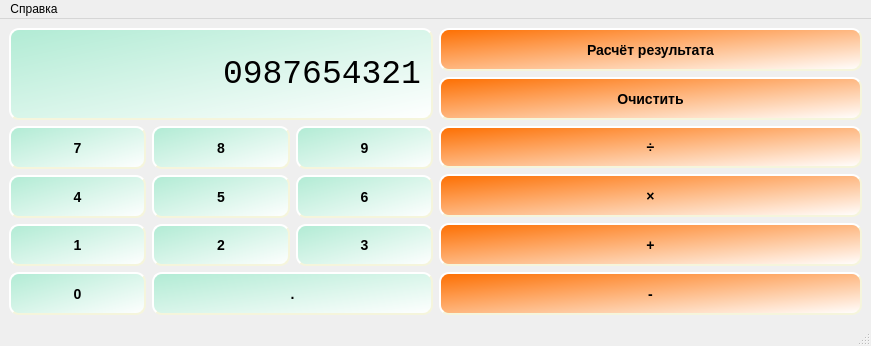
<?xml version="1.0" encoding="UTF-8"?>
<ui version="4.0">
 <class>MainWindow</class>
 <widget class="QMainWindow" name="MainWindow">
  <property name="geometry">
   <rect>
    <x>0</x>
    <y>0</y>
    <width>871</width>
    <height>346</height>
   </rect>
  </property>
  <property name="windowTitle">
   <string>Калькулятор</string>
  </property>
  <property name="windowIcon">
   <iconset>
    <normaloff>../build-Calc-Desktop_Qt_6_6_2_MinGW_64_bit-Debug/Accessories-calculator.png</normaloff>../build-Calc-Desktop_Qt_6_6_2_MinGW_64_bit-Debug/Accessories-calculator.png</iconset>
  </property>
  <property name="styleSheet">
   <string notr="true"/>
  </property>
  <widget class="QWidget" name="centralwidget">
   <layout class="QGridLayout" name="gridLayout_3">
    <item row="0" column="0">
     <layout class="QGridLayout" name="gridLayout_2">
      <item row="5" column="1">
       <widget class="QPushButton" name="ButtonMinus">
        <property name="sizePolicy">
         <sizepolicy hsizetype="Expanding" vsizetype="Expanding">
          <horstretch>0</horstretch>
          <verstretch>0</verstretch>
         </sizepolicy>
        </property>
        <property name="styleSheet">
         <string notr="true">QPushButton {
   
	background-color: qlineargradient(spread:pad, x1:0, y1:0, x2:1, y2:1, stop:0 rgba(253, 110, 0, 255), stop:1 rgba(255, 255, 255, 255));
    border-style: outset;
    border-width: 2px;
    border-radius: 10px;
    border-color: beige;
    font: bold 14px;
    min-width: 10em;
    padding: 6px;
}</string>
        </property>
        <property name="text">
         <string>-</string>
        </property>
       </widget>
      </item>
      <item row="3" column="1">
       <widget class="QPushButton" name="ButtonUmnoj">
        <property name="sizePolicy">
         <sizepolicy hsizetype="Expanding" vsizetype="Expanding">
          <horstretch>0</horstretch>
          <verstretch>0</verstretch>
         </sizepolicy>
        </property>
        <property name="styleSheet">
         <string notr="true">QPushButton {
   
	background-color: qlineargradient(spread:pad, x1:0, y1:0, x2:1, y2:1, stop:0 rgba(253, 110, 0, 255), stop:1 rgba(255, 255, 255, 255));
    border-style: outset;
    border-width: 2px;
    border-radius: 10px;
    border-color: beige;
    font: bold 14px;
    min-width: 10em;
    padding: 6px;
}</string>
        </property>
        <property name="text">
         <string>×</string>
        </property>
       </widget>
      </item>
      <item row="1" column="1">
       <widget class="QPushButton" name="ButtonClear">
        <property name="sizePolicy">
         <sizepolicy hsizetype="Expanding" vsizetype="Expanding">
          <horstretch>0</horstretch>
          <verstretch>0</verstretch>
         </sizepolicy>
        </property>
        <property name="styleSheet">
         <string notr="true">QPushButton {
   
	background-color: qlineargradient(spread:pad, x1:0, y1:0, x2:1, y2:1, stop:0 rgba(253, 110, 0, 255), stop:1 rgba(255, 255, 255, 255));
    border-style: outset;
    border-width: 2px;
    border-radius: 10px;
    border-color: beige;
    font: bold 14px;
    min-width: 10em;
    padding: 6px;
}</string>
        </property>
        <property name="text">
         <string>Очистить</string>
        </property>
       </widget>
      </item>
      <item row="2" column="1">
       <widget class="QPushButton" name="ButtonDel">
        <property name="sizePolicy">
         <sizepolicy hsizetype="Expanding" vsizetype="Expanding">
          <horstretch>0</horstretch>
          <verstretch>0</verstretch>
         </sizepolicy>
        </property>
        <property name="styleSheet">
         <string notr="true">QPushButton {
   
	background-color: qlineargradient(spread:pad, x1:0, y1:0, x2:1, y2:1, stop:0 rgba(253, 110, 0, 255), stop:1 rgba(255, 255, 255, 255));
    border-style: outset;
    border-width: 2px;
    border-radius: 10px;
    border-color: beige;
    font: bold 14px;
    min-width: 10em;
    padding: 6px;
}</string>
        </property>
        <property name="text">
         <string>÷</string>
        </property>
       </widget>
      </item>
      <item row="4" column="1">
       <widget class="QPushButton" name="ButtonPlus">
        <property name="sizePolicy">
         <sizepolicy hsizetype="Expanding" vsizetype="Expanding">
          <horstretch>0</horstretch>
          <verstretch>0</verstretch>
         </sizepolicy>
        </property>
        <property name="styleSheet">
         <string notr="true">QPushButton {
   
	background-color: qlineargradient(spread:pad, x1:0, y1:0, x2:1, y2:1, stop:0 rgba(253, 110, 0, 255), stop:1 rgba(255, 255, 255, 255));
    border-style: outset;
    border-width: 2px;
    border-radius: 10px;
    border-color: beige;
    font: bold 14px;
    min-width: 10em;
    padding: 6px;
}</string>
        </property>
        <property name="text">
         <string>+</string>
        </property>
       </widget>
      </item>
      <item row="0" column="1">
       <widget class="QPushButton" name="ButtonResult">
        <property name="sizePolicy">
         <sizepolicy hsizetype="Expanding" vsizetype="Expanding">
          <horstretch>0</horstretch>
          <verstretch>0</verstretch>
         </sizepolicy>
        </property>
        <property name="styleSheet">
         <string notr="true">QPushButton {
   
	background-color: qlineargradient(spread:pad, x1:0, y1:0, x2:1, y2:1, stop:0 rgba(253, 110, 0, 255), stop:1 rgba(255, 255, 255, 255));
    border-style: outset;
    border-width: 2px;
    border-radius: 10px;
    border-color: beige;
    font: bold 14px;
    min-width: 10em;
    padding: 6px;
}</string>
        </property>
        <property name="text">
         <string>Расчёт результата</string>
        </property>
       </widget>
      </item>
      <item row="2" column="0" rowspan="4">
       <layout class="QGridLayout" name="gridLayout">
        <item row="0" column="0">
         <widget class="QPushButton" name="Button7">
          <property name="enabled">
           <bool>true</bool>
          </property>
          <property name="sizePolicy">
           <sizepolicy hsizetype="Expanding" vsizetype="Expanding">
            <horstretch>0</horstretch>
            <verstretch>0</verstretch>
           </sizepolicy>
          </property>
          <property name="styleSheet">
           <string notr="true">QPushButton {
    
	background-color: qlineargradient(spread:pad, x1:0, y1:0, x2:1, y2:1, stop:0 rgba(177, 235, 212, 255), stop:1 rgba(255, 255, 255, 255));
    border-style: outset;
    border-width: 2px;
    border-radius: 10px;
    border-color: beige;
    font: bold 14px;
    min-width: 10em;
    padding: 6px;
}</string>
          </property>
          <property name="text">
           <string>7</string>
          </property>
         </widget>
        </item>
        <item row="0" column="1">
         <widget class="QPushButton" name="Button8">
          <property name="sizePolicy">
           <sizepolicy hsizetype="Expanding" vsizetype="Expanding">
            <horstretch>0</horstretch>
            <verstretch>0</verstretch>
           </sizepolicy>
          </property>
          <property name="styleSheet">
           <string notr="true">QPushButton {
    
	background-color: qlineargradient(spread:pad, x1:0, y1:0, x2:1, y2:1, stop:0 rgba(177, 235, 212, 255), stop:1 rgba(255, 255, 255, 255));
    border-style: outset;
    border-width: 2px;
    border-radius: 10px;
    border-color: beige;
    font: bold 14px;
    min-width: 10em;
    padding: 6px;
}</string>
          </property>
          <property name="text">
           <string>8</string>
          </property>
         </widget>
        </item>
        <item row="0" column="2">
         <widget class="QPushButton" name="Button9">
          <property name="sizePolicy">
           <sizepolicy hsizetype="Expanding" vsizetype="Expanding">
            <horstretch>0</horstretch>
            <verstretch>0</verstretch>
           </sizepolicy>
          </property>
          <property name="styleSheet">
           <string notr="true">QPushButton {
    
	background-color: qlineargradient(spread:pad, x1:0, y1:0, x2:1, y2:1, stop:0 rgba(177, 235, 212, 255), stop:1 rgba(255, 255, 255, 255));
    border-style: outset;
    border-width: 2px;
    border-radius: 10px;
    border-color: beige;
    font: bold 14px;
    min-width: 10em;
    padding: 6px;
}</string>
          </property>
          <property name="text">
           <string>9</string>
          </property>
         </widget>
        </item>
        <item row="1" column="0">
         <widget class="QPushButton" name="Button4">
          <property name="sizePolicy">
           <sizepolicy hsizetype="Expanding" vsizetype="Expanding">
            <horstretch>0</horstretch>
            <verstretch>0</verstretch>
           </sizepolicy>
          </property>
          <property name="styleSheet">
           <string notr="true">QPushButton {
    
	background-color: qlineargradient(spread:pad, x1:0, y1:0, x2:1, y2:1, stop:0 rgba(177, 235, 212, 255), stop:1 rgba(255, 255, 255, 255));
    border-style: outset;
    border-width: 2px;
    border-radius: 10px;
    border-color: beige;
    font: bold 14px;
    min-width: 10em;
    padding: 6px;
}</string>
          </property>
          <property name="text">
           <string>4</string>
          </property>
         </widget>
        </item>
        <item row="1" column="1">
         <widget class="QPushButton" name="Button5">
          <property name="sizePolicy">
           <sizepolicy hsizetype="Expanding" vsizetype="Expanding">
            <horstretch>0</horstretch>
            <verstretch>0</verstretch>
           </sizepolicy>
          </property>
          <property name="styleSheet">
           <string notr="true">QPushButton {
    
	background-color: qlineargradient(spread:pad, x1:0, y1:0, x2:1, y2:1, stop:0 rgba(177, 235, 212, 255), stop:1 rgba(255, 255, 255, 255));
    border-style: outset;
    border-width: 2px;
    border-radius: 10px;
    border-color: beige;
    font: bold 14px;
    min-width: 10em;
    padding: 6px;
}</string>
          </property>
          <property name="text">
           <string>5</string>
          </property>
         </widget>
        </item>
        <item row="1" column="2">
         <widget class="QPushButton" name="Button6">
          <property name="sizePolicy">
           <sizepolicy hsizetype="Expanding" vsizetype="Expanding">
            <horstretch>0</horstretch>
            <verstretch>0</verstretch>
           </sizepolicy>
          </property>
          <property name="styleSheet">
           <string notr="true">QPushButton {
    
	background-color: qlineargradient(spread:pad, x1:0, y1:0, x2:1, y2:1, stop:0 rgba(177, 235, 212, 255), stop:1 rgba(255, 255, 255, 255));
    border-style: outset;
    border-width: 2px;
    border-radius: 10px;
    border-color: beige;
    font: bold 14px;
    min-width: 10em;
    padding: 6px;
}</string>
          </property>
          <property name="text">
           <string>6</string>
          </property>
         </widget>
        </item>
        <item row="2" column="0">
         <widget class="QPushButton" name="Button1">
          <property name="sizePolicy">
           <sizepolicy hsizetype="Expanding" vsizetype="Expanding">
            <horstretch>0</horstretch>
            <verstretch>0</verstretch>
           </sizepolicy>
          </property>
          <property name="styleSheet">
           <string notr="true">QPushButton {
    
	background-color: qlineargradient(spread:pad, x1:0, y1:0, x2:1, y2:1, stop:0 rgba(177, 235, 212, 255), stop:1 rgba(255, 255, 255, 255));
    border-style: outset;
    border-width: 2px;
    border-radius: 10px;
    border-color: beige;
    font: bold 14px;
    min-width: 10em;
    padding: 6px;
}</string>
          </property>
          <property name="text">
           <string>1</string>
          </property>
         </widget>
        </item>
        <item row="2" column="1">
         <widget class="QPushButton" name="Button2">
          <property name="sizePolicy">
           <sizepolicy hsizetype="Expanding" vsizetype="Expanding">
            <horstretch>0</horstretch>
            <verstretch>0</verstretch>
           </sizepolicy>
          </property>
          <property name="styleSheet">
           <string notr="true">QPushButton {
    
	background-color: qlineargradient(spread:pad, x1:0, y1:0, x2:1, y2:1, stop:0 rgba(177, 235, 212, 255), stop:1 rgba(255, 255, 255, 255));
    border-style: outset;
    border-width: 2px;
    border-radius: 10px;
    border-color: beige;
    font: bold 14px;
    min-width: 10em;
    padding: 6px;
}</string>
          </property>
          <property name="text">
           <string>2</string>
          </property>
         </widget>
        </item>
        <item row="2" column="2">
         <widget class="QPushButton" name="Button3">
          <property name="sizePolicy">
           <sizepolicy hsizetype="Expanding" vsizetype="Expanding">
            <horstretch>0</horstretch>
            <verstretch>0</verstretch>
           </sizepolicy>
          </property>
          <property name="styleSheet">
           <string notr="true">QPushButton {
    
	background-color: qlineargradient(spread:pad, x1:0, y1:0, x2:1, y2:1, stop:0 rgba(177, 235, 212, 255), stop:1 rgba(255, 255, 255, 255));
    border-style: outset;
    border-width: 2px;
    border-radius: 10px;
    border-color: beige;
    font: bold 14px;
    min-width: 10em;
    padding: 6px;
}</string>
          </property>
          <property name="text">
           <string>3</string>
          </property>
         </widget>
        </item>
        <item row="3" column="0">
         <widget class="QPushButton" name="Button0">
          <property name="sizePolicy">
           <sizepolicy hsizetype="Expanding" vsizetype="Expanding">
            <horstretch>0</horstretch>
            <verstretch>0</verstretch>
           </sizepolicy>
          </property>
          <property name="styleSheet">
           <string notr="true">QPushButton#Button0 {
    
	background-color: qlineargradient(spread:pad, x1:0, y1:0, x2:1, y2:1, stop:0 rgba(177, 235, 212, 255), stop:1 rgba(255, 255, 255, 255));
    border-style: outset;
    border-width: 2px;
    border-radius: 10px;
    border-color: beige;
    font: bold 14px;
    min-width: 10em;
    padding: 6px;
}</string>
          </property>
          <property name="text">
           <string>0</string>
          </property>
         </widget>
        </item>
        <item row="3" column="1" colspan="2">
         <widget class="QPushButton" name="buttonPoint">
          <property name="sizePolicy">
           <sizepolicy hsizetype="Expanding" vsizetype="Expanding">
            <horstretch>0</horstretch>
            <verstretch>0</verstretch>
           </sizepolicy>
          </property>
          <property name="styleSheet">
           <string notr="true">QPushButton {
    
	background-color: qlineargradient(spread:pad, x1:0, y1:0, x2:1, y2:1, stop:0 rgba(177, 235, 212, 255), stop:1 rgba(255, 255, 255, 255));
    border-style: outset;
    border-width: 2px;
    border-radius: 10px;
    border-color: beige;
    font: bold 14px;
    min-width: 10em;
    padding: 6px;
}</string>
          </property>
          <property name="text">
           <string>.</string>
          </property>
         </widget>
        </item>
       </layout>
      </item>
      <item row="0" column="0" rowspan="2">
       <widget class="QLabel" name="label">
        <property name="font">
         <font>
          <family>Consolas</family>
          <pointsize>25</pointsize>
         </font>
        </property>
        <property name="styleSheet">
         <string notr="true">background-color: qlineargradient(spread:pad, x1:0, y1:0, x2:1, y2:1, stop:0 rgba(177, 235, 212, 255), stop:1 rgba(255, 255, 255, 255));
border-style: outset;
    border-width: 2px;
    border-radius: 10px;
    border-color: beige;</string>
        </property>
        <property name="text">
         <string>0987654321</string>
        </property>
        <property name="alignment">
         <set>Qt::AlignRight|Qt::AlignTrailing|Qt::AlignVCenter</set>
        </property>
        <property name="wordWrap">
         <bool>false</bool>
        </property>
       </widget>
      </item>
     </layout>
    </item>
   </layout>
  </widget>
  <widget class="QMenuBar" name="menubar">
   <property name="geometry">
    <rect>
     <x>0</x>
     <y>0</y>
     <width>871</width>
     <height>26</height>
    </rect>
   </property>
   <widget class="QMenu" name="menu">
    <property name="title">
     <string>Справка</string>
    </property>
    <addaction name="about"/>
   </widget>
   <addaction name="menu"/>
  </widget>
  <widget class="QStatusBar" name="statusbar"/>
  <action name="about">
   <property name="icon">
    <iconset theme="accessories-calculator"/>
   </property>
   <property name="text">
    <string>О программе</string>
   </property>
  </action>
 </widget>
 <resources/>
 <connections/>
</ui>
